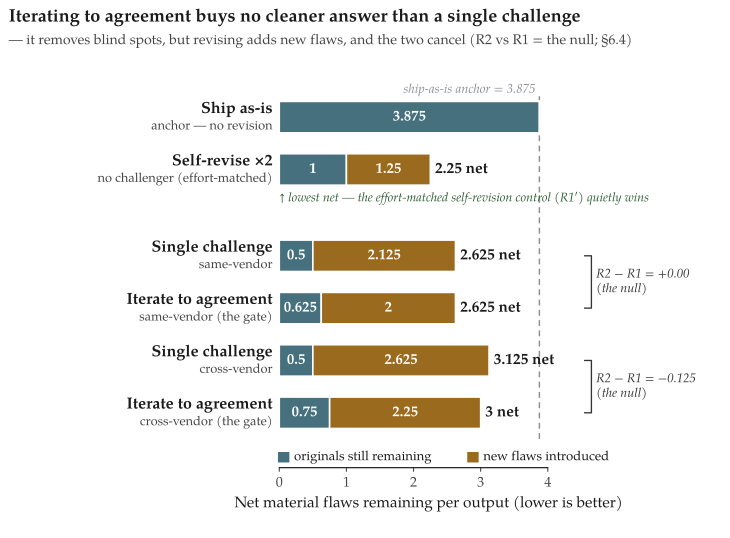

The Python source for this figure:
#!/usr/bin/env python3
"""
fig5-gate-null.py — Figure 5 of the governance preprint (§6.4): the gate's
pre-committed output-quality null, and *why* it happens.

WHAT THE FIGURE ARGUES
  Iterating a challenge to agreement (R2, the both-must-agree gate — SPARRING's
  named distinctive niche, §2) leaves NO FEWER net material flaws in the final
  output than a single challenge-and-fix (R1): the pre-committed null (R2-R1 ~ 0).
  The mechanism is the point, and a stacked bar makes it legible: each condition's
  net-flaws-remaining bar is split into
      (originals still remaining)  +  (NEW flaws the revision introduced).
  The adversarial challenge is a better *detector* — it removes ~87% of the
  producer's original blind-spot flaws (the dark segment collapses from 3.875 to
  ~0.5) — but revising *under adversarial pressure* seeds ~2 NEW flaws (the amber
  segment grows), while a quiet self-revision (R1') seeds only ~1.25. The detection
  win and the churn cost cancel, so the totals (bar lengths) barely move — and the
  effort-matched self-revision control quietly wins. Lower is better.

DESIGN DISCIPLINE (Minard)
  * Reproducible artifact — every NET total is read from the frozen, committed
        ../../../resolver-iteration-2026-06-29/analysis/results-aggregate.json
    (means_net_flaws_remaining) and asserted against the hardcoded values. The
    (original-remaining + new-introduced) SPLIT is transcribed from that pilot's
    results.md table (§ "Net material flaws remaining") because the aggregate JSON
    stores only the net totals, not the split — so the split carries an explicit
    source comment and an assert that each split sums to the JSON-backed net.
  * Honest length encoding — zero-based common x-axis (net flaws 0..~4.2), no
    truncation; bar LENGTH (Cleveland rank 2) reads the net DV directly, and the
    near-equal R1/R2 bar lengths ARE the null, shown honestly, not narrated away.
  * Uncertainty must be visible — the caveat rides on the figure: directional,
    n=8, model-established ground truth (>=2-of-3 panel), no significance test,
    absolute new-flaw levels are upper bounds (fresh-panel baseline). A null must
    not be dressed as a clean finding, and a null must not be visually inflated
    into a "difference" — the honest read here is "these bars are the same length."

Usage:   python3 figures/fig5-gate-null.py
Output:  figures/fig5-gate-null.svg
"""

import json, os
import matplotlib
matplotlib.use("Agg")
matplotlib.rcParams["svg.hashsalt"] = "sparring-v2-fig5-gate-null"  # deterministic ids
import matplotlib.pyplot as plt
from matplotlib.patches import Rectangle

HERE = os.path.dirname(os.path.abspath(__file__))
AGG = os.path.join(HERE, "..", "..", "..", "resolver-iteration-2026-06-29",
                   "analysis", "results-aggregate.json")
OUT = os.path.join(HERE, "fig5-gate-null.svg")

plt.rcParams["svg.fonttype"] = "none"
plt.rcParams["font.family"] = "serif"
plt.rcParams["font.serif"] = ["TeX Gyre Pagella", "Palatino", "DejaVu Serif"]

# --- Palette (house muted set, from fig4) -----------------------------------
C_ORIG = "#46707d"   # desaturated teal-blue: producer's ORIGINAL blind-spot flaws still remaining
C_NEW  = "#9a6a1f"   # amber: NEW flaws the revision introduced (the churn cost)
C_ANCHOR = "#8a8f94" # grey: the ship-as-is anchor line
INK   = "#1a1a1a"
BODY  = "#444444"
CAVEAT = "#8a2f2f"

# --- Data --------------------------------------------------------------------
# key -> (row label line 1, row label line 2, original-remaining, new-introduced)
# NET totals are asserted against results-aggregate.json below.
# SPLIT is transcribed from resolver-iteration-2026-06-29/results.md, table
# "Net material flaws remaining (the pre-registered DV ...)". The aggregate JSON
# stores only the net totals; the original/new split lives in results.md.
ROWS = [
    ("R0.anchor",  "Ship as-is",                 "anchor — no revision",          3.875, 0.000),
    ("R1prime",    "Self-revise ×2",        "no challenger (effort-matched)",     1.000, 1.250),
    ("R1.same",    "Single challenge",           "same-vendor",                        0.500, 2.125),
    ("R2.same",    "Iterate to agreement",       "same-vendor  (the gate)",            0.625, 2.000),
    ("R1.cross",   "Single challenge",           "cross-vendor",                       0.500, 2.625),
    ("R2.cross",   "Iterate to agreement",       "cross-vendor  (the gate)",           0.750, 2.250),
]

# JSON key mapping for the net-total cross-check
JSON_KEY = {
    "R0.anchor": "R0", "R1prime": "R1prime",
    "R1.same": "R1.same", "R2.same": "R2.same",
    "R1.cross": "R1.cross", "R2.cross": "R2.cross",
}


def fmt(v):
    """Exact means (each is k/8); trim trailing zeros, keep them honest."""
    s = f"{v:.3f}".rstrip("0").rstrip(".")
    return s if s else "0"


def main():
    agg = json.load(open(AGG))
    means = agg["means_net_flaws_remaining"]

    # Integrity guards: every net total ties to the frozen JSON, every split sums to net.
    for key, _, _, orig, new in ROWS:
        net = orig + new
        jkey = JSON_KEY[key]
        assert abs(net - means[jkey]) < 1e-9, (
            f"{key}: split {orig}+{new}={net} != JSON net {means[jkey]}")
    ANCHOR = means["R0"]  # 3.875 — the ship-as-is denominator/anchor

    n = len(ROWS)
    # Native canvas kept near the paper's text-column width so the DOCX build (which
    # fits each figure to the column) barely downscales it — that is what keeps the
    # on-figure text legible in Word. The dense detail that used to sit in the
    # subtitle/caveat lines lives in the caption; the figure carries only the takeaway.
    fig, ax = plt.subplots(figsize=(7.6, 5.6))

    # rows top->bottom, with a visual gap between the two controls and the
    # challenged block. Build y positions directly (top row highest).
    ys, y, GAP = [], 0.0, 0.65
    for i in range(n):
        if i == 2:
            y += GAP           # air between the two controls and the challenged block
        ys.append(-y)
        y += 1.0
    top = max(ys)
    bot = min(ys)

    BAR_H = 0.60

    for (key, l1, l2, orig, new), yy in zip(ROWS, ys):
        net = orig + new
        ax.add_patch(Rectangle((0, yy - BAR_H/2), orig, BAR_H,
                               facecolor=C_ORIG, edgecolor="white", linewidth=1.2))
        ax.add_patch(Rectangle((orig, yy - BAR_H/2), new, BAR_H,
                               facecolor=C_NEW, edgecolor="white", linewidth=1.2))
        if orig >= 0.42:
            ax.text(orig/2, yy, fmt(orig), ha="center", va="center",
                    color="white", fontsize=11, fontweight="bold")
        if new >= 0.42:
            ax.text(orig + new/2, yy, fmt(new), ha="center", va="center",
                    color="white", fontsize=11, fontweight="bold")
        # net total at bar end (skip R0: its total IS the anchor line/label)
        if key != "R0.anchor":
            ax.text(net + 0.07, yy, f"{fmt(net)} net", ha="left", va="center",
                    color=INK, fontsize=11.5, fontweight="bold")
        # row label (two lines) to the left of zero
        ax.text(-0.10, yy + 0.15, l1, ha="right", va="center",
                color=INK, fontsize=12, fontweight="bold")
        ax.text(-0.10, yy - 0.18, l2, ha="right", va="center",
                color=BODY, fontsize=9.6)

    # --- the ship-as-is anchor reference line (the "do nothing" baseline) ---
    ax.plot([ANCHOR, ANCHOR], [bot - 0.5, top + 0.40],
            color=C_ANCHOR, lw=1.1, ls=(0, (4, 3)), zorder=0)
    ax.text(ANCHOR - 0.06, top + 0.52, f"ship-as-is anchor = {fmt(ANCHOR)}",
            ha="right", va="center", color=C_ANCHOR, fontsize=9.6, fontstyle="italic")

    # winner note on the self-revision control (in the clear band below its bar)
    ax.text(0.0, ys[1] - 0.55,
            "↑ lowest net — the effort-matched self-revision control (R1′) quietly wins",
            ha="left", va="center", color="#2e5d34", fontsize=9.4, fontstyle="italic")

    # --- the null brackets: R1<->R2 within each vendor arm ------------------
    def null_bracket(y_hi, y_lo, label):
        bx = 4.55                # right of the anchor line and all bar-end labels
        ax.plot([bx, bx + 0.10, bx + 0.10, bx],
                [y_hi, y_hi, y_lo, y_lo], color="#333", lw=1.0)
        ax.text(bx + 0.17, (y_hi + y_lo)/2, label, ha="left", va="center",
                color="#333", fontsize=9.5, fontstyle="italic")

    null_bracket(ys[2], ys[3], "R2 − R1 = +0.00\n(the null)")
    null_bracket(ys[4], ys[5], "R2 − R1 = −0.125\n(the null)")

    # axes cosmetics -- honest zero-based scale
    ax.set_xlim(-2.15, 6.6)
    ax.set_ylim(bot - 1.05, top + 0.80)
    ax.set_yticks([])
    for spine in ("top", "right", "left"):
        ax.spines[spine].set_visible(False)
    ax.spines["bottom"].set_bounds(0, 4)
    ax.set_xticks([0, 1, 2, 3, 4])
    ax.tick_params(axis="x", labelsize=10.5, colors=BODY, length=3)
    ax.set_xlabel("Net material flaws remaining per output  (lower is better)",
                  fontsize=11.5, color=INK)

    # --- legend (two-segment key), one line under the axis ------------------
    ly = bot - 0.85
    ax.add_patch(Rectangle((-0.02, ly - 0.10), 0.17, 0.20, facecolor=C_ORIG, edgecolor="none"))
    ax.text(0.22, ly, "originals still remaining",
            ha="left", va="center", fontsize=9.8, color=INK)
    ax.add_patch(Rectangle((2.80, ly - 0.10), 0.17, 0.20, facecolor=C_NEW, edgecolor="none"))
    ax.text(3.04, ly, "new flaws introduced",
            ha="left", va="center", fontsize=9.8, color=INK)

    # --- titles (takeaway only; the split/caveat detail lives in the caption) ---
    fig.text(0.012, 0.960,
             "Iterating to agreement buys no cleaner answer than a single challenge",
             ha="left", fontsize=13.5, fontweight="bold", color=INK)
    fig.text(0.012, 0.918,
             "— it removes blind spots, but revising adds new flaws, and the two cancel (R2 vs R1 = the null; §6.4)",
             ha="left", fontsize=10.5, color=BODY)

    plt.subplots_adjust(left=0.185, right=0.99, top=0.86, bottom=0.13)
    fig.savefig(OUT, format="svg", metadata={"Date": None})
    plt.close(fig)

    # --- echo plotted values for diffing ------------------------------------
    print(f"[fig5] wrote {os.path.relpath(OUT)}")
    print(f"[fig5] anchor (ship-as-is) net = {ANCHOR}")
    for key, l1, l2, orig, new in ROWS:
        print(f"        {key:11s} orig={orig:<5} + new={new:<5} = net {orig+new:<5} "
              f"(JSON {means[JSON_KEY[key]]})")


if __name__ == "__main__":
    main()
